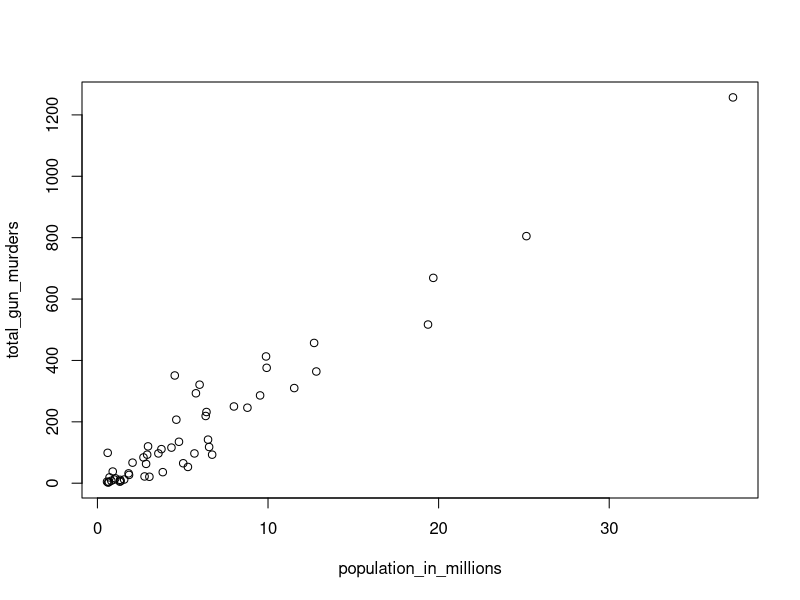
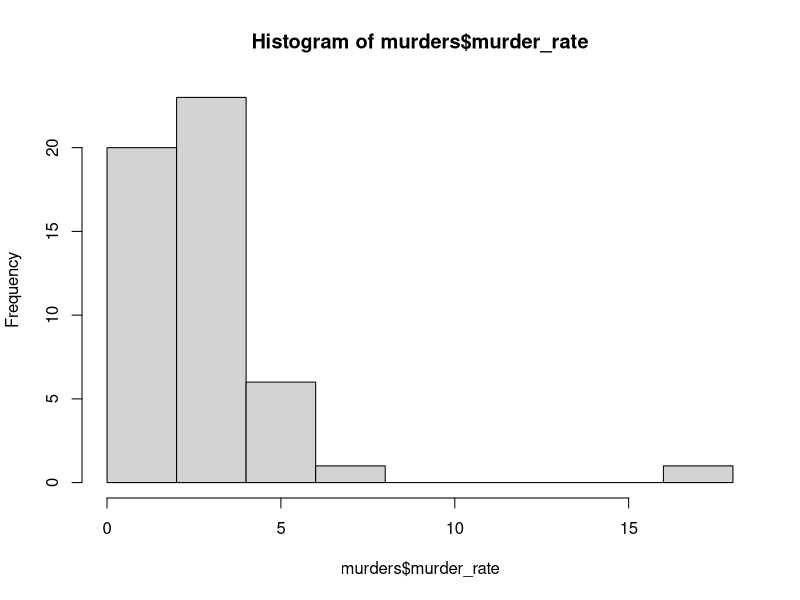
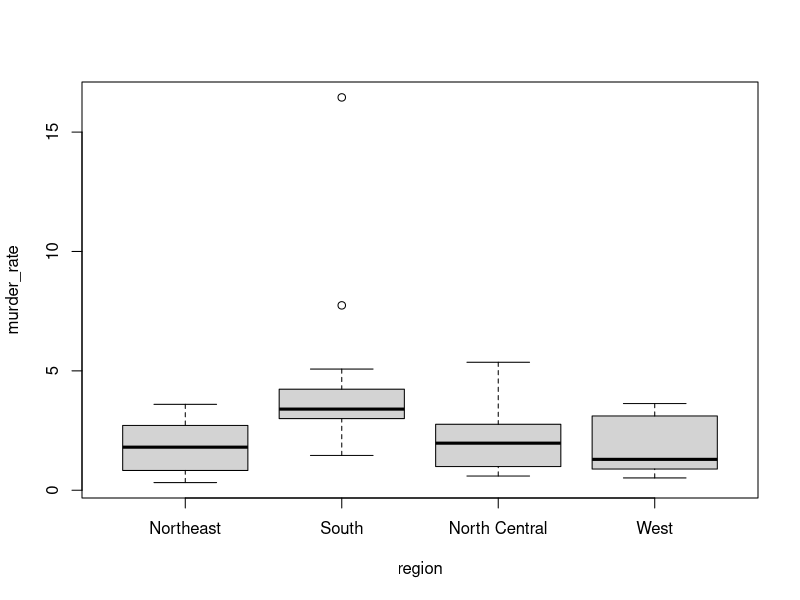

Source code (R) for these figures, in order:
## ---- chunk 1
library(dslabs)
data(murders)
population_in_millions <- murders$population/10^6
total_gun_murders <- murders$total
plot(population_in_millions, total_gun_murders)
## ---- chunk 2
library(dplyr)
murders <- mutate(murders, murder_rate = total / population * 100000)
hist(murders$murder_rate)
## ---- chunk 3
murders$state[which.max(murders$murder_rate)]
## ---- chunk 4
boxplot(murder_rate~region, data = murders)
